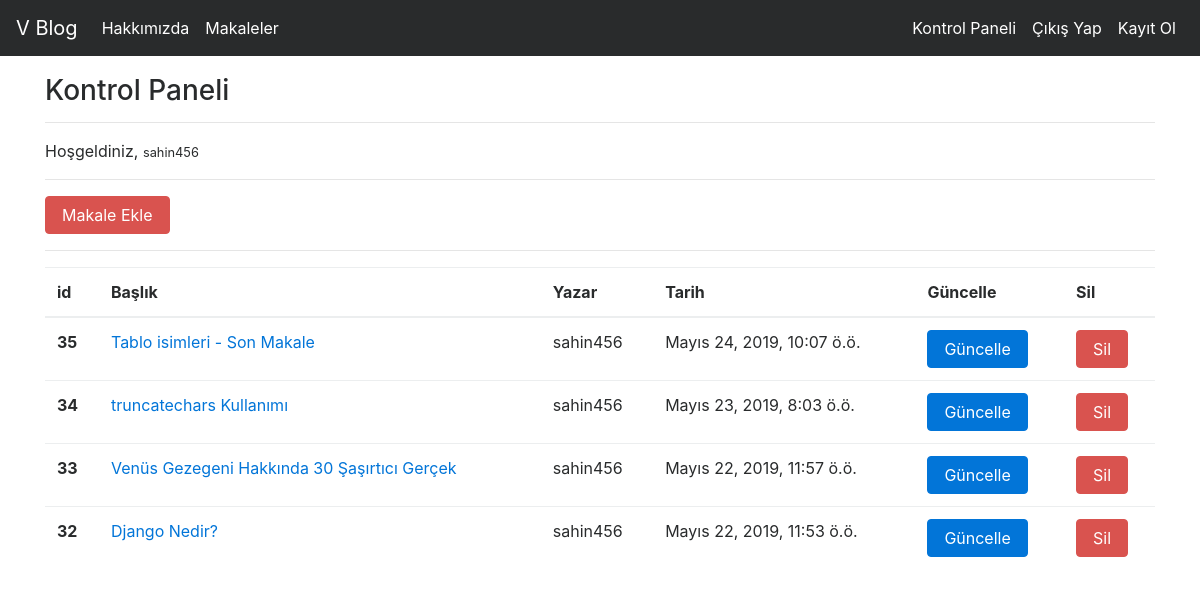
Screenshot of /articles/dashboard/ (signed in) with the database file from the repository.
### article/models.py (models this page shows, shortened)
class Article(models.Model):
    author  = models.ForeignKey("auth.User" , on_delete = models.CASCADE, verbose_name = "Yazar") # Parametre belirliyoruz
    title   = models.CharField(max_length = 50 , verbose_name = "Başlık ") # Menülemizi Türkçeleştirmek için ++ verbose_name ++
    content = RichTextField()
    created_date  = models.DateTimeField(auto_now_add = True, verbose_name = "Oluşturma Tarihi")
    article_image = models.FileField(blank = True, null = True, verbose_name = "Makaleye Fotoğraf Ekleyin")
    class Meta:
        ordering = ['-created_date']

### article/views.py (the view)
# urls.py: path('dashboard/',views.dashboard , name = "dashboard"),
@login_required(login_url = "user:login") # ismi user olan login url'sine gitmek istiyorum dicez...
def dashboard(request):
    articles = Article.objects.filter(author = request.user)
    context = { "articles" : articles }
    return render(request, "dashboard.html", context)

### templates/dashboard.html
{% extends "layout.html" %}
{% block body  %}
<h3>Kontrol Paneli</h3>
<hr>
<p>
    Hoşgeldiniz, <small>{{ request.user.username }}</small>
</p>
<hr>
<a class =  "btn btn-danger" href="/articles/addarticle">Makale Ekle</a>
<hr>
{% if articles %}
<table class="table">
        <thead>
          <tr>
            <th scope="col">id</th>
            <th scope="col">Başlık</th>
            <th scope="col">Yazar</th>
            <th scope="col">Tarih</th>
            <th scope="col">Güncelle</th>
            <th scope="col">Sil</th>
          </tr>
        </thead>
        <tbody>
            {% for article in articles %}
            <tr>
                <th scope="row">{{ article.id }}</th>
                <td><a href="/articles/article/{{article.id}}">{{ article.title }}</a></td>
                <td>{{ article.author.username }}</td>
                <td>{{ article.created_date }}</td>
                <td><a href="/articles/update/{{ article.id }}" class = "btn btn-primary">Güncelle</a></td>
                <td><a href="/articles/delete/{{ article.id }}" class = "btn btn-danger">Sil</a></td>
            </tr>
            {% endfor %}
        </tbody>
      </table>
{% else %}
<div class = "alert alert-danger">
    Henüz bir makaleniz bulunmuyor...
</div>
{% endif %}
{% endblock body %}

### templates/layout.html (shortened to what this page needs)
<!DOCTYPE html>
{% load static %}
<html lang="en">
<head>
    <link rel="stylesheet" href="{% static 'css/bootstrap.min.css'%}">
</head>
<body>
        {% include "includes/navbar.html" %}
        <div style = "margin-top : 75px; margin-bottom:50px;" class = "container">
            {% block body  %}
            {% endblock body %}
        </div>
</body>
</html>

### templates/includes/navbar.html (shortened to what this page needs)
<nav class="navbar navbar-toggleable-md navbar-inverse fixed-top bg-inverse">
        <a class="navbar-brand" href="{% url 'index' %}">V Blog</a>
        <div class="collapse navbar-collapse" id="navbarCollapse">
          <ul class="navbar-nav mr-auto">
            <li class="nav-item active">
              <a class="nav-link" href="{% url 'about' %}">Hakkımızda</a>
            </li>
            <li class="nav-item active">
                <a class="nav-link" href="{% url 'article:articles' %}">Makaleler</a>
            </li>
          </ul>
          <ul class="navbar-nav ml-auto">
          {% if request.user.is_authenticated %}
          <li class="nav-item active">
              <a class="nav-link" href="{% url 'article:dashboard' %}">Kontrol Paneli</a>
          </li>
          <li class="nav-item active">
              <a class="nav-link" href="{% url 'user:logout' %}">Çıkış Yap</a>
          </li>
          {% else %}
          <li class="nav-item active">
              <a class="nav-link" href="{% url 'user:login' %}">Giriş Yap</a>
          </li>
          {% endif %}
          <li class="nav-item active">
              <a class="nav-link" href="{% url 'user:register' %}">Kayıt Ol</a>
          </li>
        </ul>
        </div>
</nav>

### rows the page displays
Article: id "35", title "Tablo isimleri - Son Makale", author.username "sahin456", created_date "Mayıs 24, 2019, 10:07 ö.ö."
Article: id "34", title "truncatechars Kullanımı", author.username "sahin456", created_date "Mayıs 23, 2019, 8:03 ö.ö."
Article: id "33", title "Venüs Gezegeni Hakkında 30 Şaşırtıcı Gerçek", author.username "sahin456", created_date "Mayıs 22, 2019, 11:57 ö.ö."
Article: id "32", title "Django Nedir?", author.username "sahin456", created_date "Mayıs 22, 2019, 11:53 ö.ö."

### other values shown
{{ request.user.username }} "sahin456"
